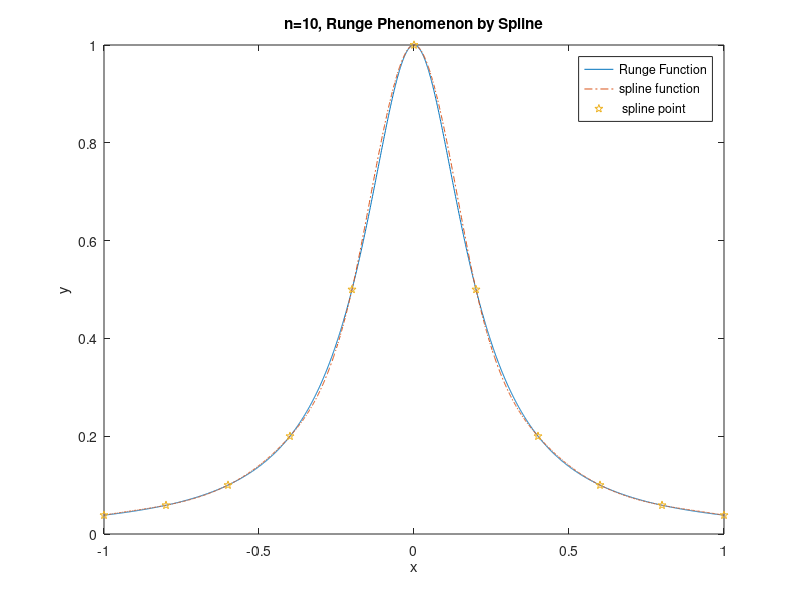

The MATLAB source for this figure:
n=10;  
x0=-1:2/n:1;  
y0=1./(1+25*x0.^2);
x=-1:.001:1;  
y=1./(1+25*x.^2);
y1=spline(x0,y0,x);
plot(x,y,x,y1,'-.',x0,y0,'p');  
legend('Runge Function','spline function',' spline point');
title('n=10, Runge Phenomenon by Spline'); 
xlabel('x'); 
ylabel('y');